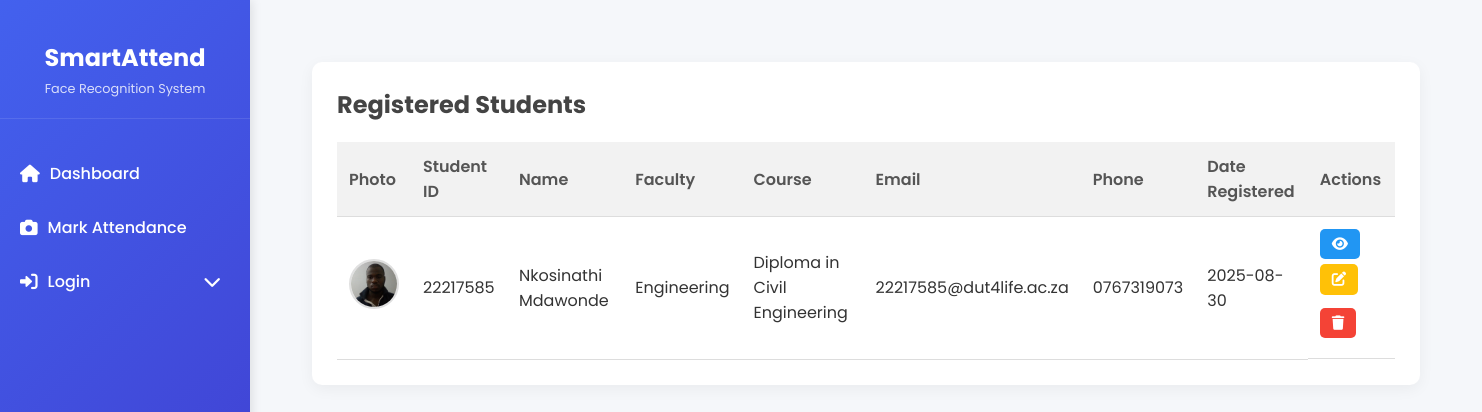
/students, run on the app's committed database.
### app.py (models this page shows)
class Student(db.Model):
    id = db.Column(db.Integer, primary_key=True)
    student_id = db.Column(db.String(20), unique=True, nullable=False)
    name = db.Column(db.String(100), nullable=False)
    faculty = db.Column(db.String(50))
    course = db.Column(db.String(50))
    email = db.Column(db.String(100))
    phone = db.Column(db.String(20))
    password = db.Column(db.String(100), nullable=False)  # Add this line
    date_registered = db.Column(db.DateTime, default=datetime.utcnow)

### app.py (the view)
@app.route('/students')
def list_students():
    students = Student.query.all()
    return render_template('students.html', students=students)

### templates/students.html (shortened to what this page needs)
{% extends "base.html" %}
{% block content %}
<div class="students-container">
    <h2>Registered Students</h2>
    <table>
        <thead>
            <tr>
                <th>Photo</th>
                <th>Student ID</th>
                <th>Name</th>
                <th>Faculty</th>
                <th>Course</th>
                <th>Email</th>
                <th>Phone</th>
                <th>Date Registered</th>
                <th>Actions</th>
            </tr>
        </thead>
        <tbody>
            {% for student in students %}
            <tr>
                <td>
                    {% if student.student_id %}
                    <img src="{{ url_for('static', filename='encodings/' + student.student_id + '.jpg') }}"
                         alt="{{ student.name }}"
                         class="student-photo"
                         onerror="this.onerror=null;this.src='{{ url_for('static', filename='images/default-user.png') }}'">
                    {% endif %}
                </td>
                <td>{{ student.student_id }}</td>
                <td>{{ student.name }}</td>
                <td>{{ student.faculty }}</td>
                <td>{{ student.course }}</td>
                <td>{{ student.email }}</td>
                <td>{{ student.phone }}</td>
                <td>{{ student.date_registered.strftime('%Y-%m-%d') }}</td>
                <td class="action-buttons">
                    <a href="{{ url_for('view_student', student_id=student.student_id) }}" class="view-btn">
                        <i class="fas fa-eye"></i>
                    </a>
                    <a href="{{ url_for('edit_student', student_id=student.student_id) }}" class="edit-btn">
                        <i class="fas fa-edit"></i>
                    </a>
                    <form method="POST" action="{{ url_for('delete_student', student_id=student.student_id) }}"
                          onsubmit="return confirm('Are you sure you want to delete this student?');">
                        <button type="submit" class="delete-btn">
                            <i class="fas fa-trash"></i>
                        </button>
                    </form>
                </td>
            </tr>
            {% endfor %}
        </tbody>
    </table>
</div>
{% endblock %}

### static/styles.css (style rules this page uses)
body { font-family: 'Segoe UI', Tahoma, Geneva, Verdana, sans-serif; margin: 0; padding: 0; background-color: #f5f7fa; color: #333; }
input, button { padding: 0.75rem; margin: 0.5rem 0; width: 100%; box-sizing: border-box; border: 1px solid #ddd; border-radius: 4px; font-size: 1rem; }
button { background-color: #3498db; color: white; border: none; cursor: pointer; font-weight: bold; transition: background-color 0.3s; }
table { width: 100%; border-collapse: collapse; margin-top: 1rem; }
th, td { padding: 1rem; text-align: left; border-bottom: 1px solid #ddd; }
th { background-color: #f2f2f2; font-weight: bold; }
.records-container, .students-container { background: white; padding: 2rem; margin: 2rem; border-radius: 8px; box-shadow: 0 2px 10px rgba(0, 0, 0, 0.1); }
.delete-btn { background-color: #ff4444; color: white; border: none; padding: 5px 10px; border-radius: 4px; cursor: pointer; transition: background-color 0.3s; }
.students-container table { width: 100%; margin-top: 20px; }
.students-container th, .students-container td { padding: 12px; text-align: left; border-bottom: 1px solid #ddd; }
.students-container th { background-color: #f2f2f2; }
:root { --bs-primary: #4e73df; --bs-success: #1cc88a; --bs-light-primary: #f0f4ff; --bs-light-success: #e6f7f0; }
body { background-color: #f8f9fc; }

### templates/base.html (style rules this page uses)
:root { --primary-color: #4361ee; --secondary-color: #3f37c9; --accent-color: #4cc9f0; --dark-color: #1a1a2e; --light-color: #f8f9fa; --success-color: #4caf50; --warning-color: #ff9800; --danger-color: #f44336; --sidebar-width: 250px; }
* { margin: 0; padding: 0; box-sizing: border-box; }
body { font-family: 'Poppins', sans-serif; background-color: #f5f7fa; color: #333; display: flex; min-height: 100vh; }

### templates/students.html (style rules this page uses)
.students-container { background: white; border-radius: 10px; padding: 25px; box-shadow: 0 4px 15px rgba(0, 0, 0, 0.05); }
.students-container h2 { font-size: 1.5rem; color: #444; margin-bottom: 20px; }
.student-photo { width: 50px; height: 50px; border-radius: 50%; object-fit: cover; border: 2px solid #e0e0e0; }
.action-buttons { display: flex; gap: 5px; flex-wrap: wrap; }
.view-btn, .edit-btn, .delete-btn { color: white; border: none; padding: 8px 12px; border-radius: 5px; cursor: pointer; font-size: 0.9rem; transition: all 0.3s; display: flex; align-items: center; gap: 5px; text-decoration: none; }
.view-btn { background-color: #2196F3; }
.edit-btn { background-color: #FFC107; }
.delete-btn { background-color: var(--danger-color); }
table { width: 100%; border-collapse: collapse; }
th, td { padding: 12px 15px; text-align: left; border-bottom: 1px solid #eee; }
th { background-color: #f8f9fa; font-weight: 600; color: #555; }

### data on the page
Student: student (picture), student_id "22217585", name "Nkosinathi Mdawonde", faculty "Engineering", course "Diploma in Civil Engineering", email "22217585@dut4life.ac.za", phone "0767319073", date_registered "2025-08-30"
